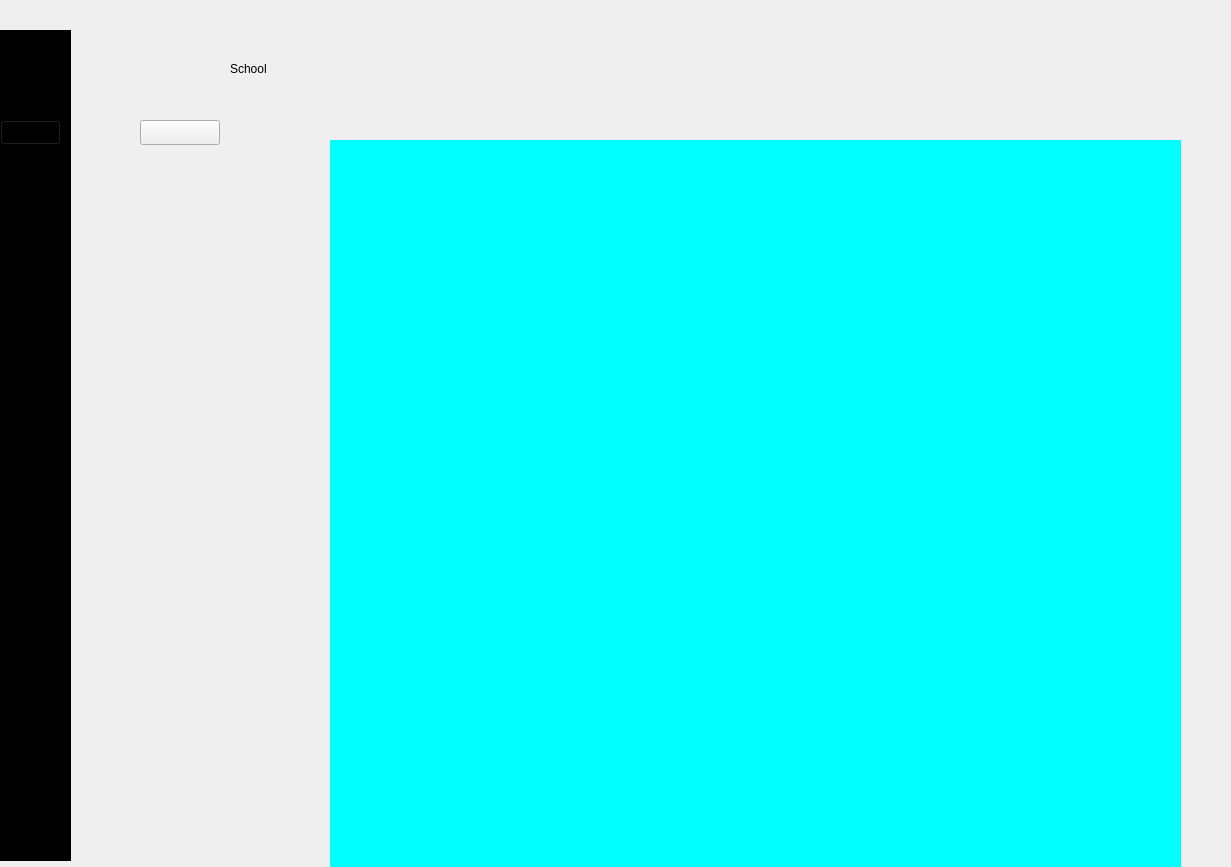
<?xml version="1.0" encoding="UTF-8"?>
<ui version="4.0">
 <class>MainWindow</class>
 <widget class="QMainWindow" name="MainWindow">
  <property name="geometry">
   <rect>
    <x>0</x>
    <y>0</y>
    <width>1231</width>
    <height>867</height>
   </rect>
  </property>
  <property name="minimumSize">
   <size>
    <width>1231</width>
    <height>867</height>
   </size>
  </property>
  <property name="windowTitle">
   <string>MainWindow</string>
  </property>
  <widget class="QWidget" name="centralwidget">
   <widget class="QWidget" name="Icon_only" native="true">
    <property name="geometry">
     <rect>
      <x>0</x>
      <y>30</y>
      <width>71</width>
      <height>831</height>
     </rect>
    </property>
    <property name="styleSheet">
     <string notr="true">QWidget{
	background-color: rgb(0, 0, 0);
}</string>
    </property>
    <widget class="QPushButton" name="pushButton">
     <property name="geometry">
      <rect>
       <x>0</x>
       <y>90</y>
       <width>61</width>
       <height>25</height>
      </rect>
     </property>
     <property name="text">
      <string/>
     </property>
    </widget>
    <widget class="QLabel" name="label_2">
     <property name="geometry">
      <rect>
       <x>10</x>
       <y>30</y>
       <width>40</width>
       <height>40</height>
      </rect>
     </property>
     <property name="minimumSize">
      <size>
       <width>40</width>
       <height>40</height>
      </size>
     </property>
     <property name="maximumSize">
      <size>
       <width>40</width>
       <height>40</height>
      </size>
     </property>
     <property name="text">
      <string/>
     </property>
     <property name="pixmap">
      <pixmap resource="resources.qrc">:/imgs/logo.png</pixmap>
     </property>
     <property name="scaledContents">
      <bool>true</bool>
     </property>
    </widget>
   </widget>
   <widget class="QWidget" name="icon_text" native="true">
    <property name="geometry">
     <rect>
      <x>80</x>
      <y>30</y>
      <width>244</width>
      <height>831</height>
     </rect>
    </property>
    <property name="minimumSize">
     <size>
      <width>244</width>
      <height>831</height>
     </size>
    </property>
    <widget class="QPushButton" name="pushButton_2">
     <property name="geometry">
      <rect>
       <x>60</x>
       <y>90</y>
       <width>80</width>
       <height>25</height>
      </rect>
     </property>
     <property name="text">
      <string/>
     </property>
    </widget>
    <widget class="QLabel" name="label">
     <property name="geometry">
      <rect>
       <x>20</x>
       <y>30</y>
       <width>40</width>
       <height>40</height>
      </rect>
     </property>
     <property name="minimumSize">
      <size>
       <width>40</width>
       <height>40</height>
      </size>
     </property>
     <property name="maximumSize">
      <size>
       <width>40</width>
       <height>40</height>
      </size>
     </property>
     <property name="text">
      <string/>
     </property>
     <property name="pixmap">
      <pixmap resource="resources.qrc">:/imgs/logo.png</pixmap>
     </property>
     <property name="scaledContents">
      <bool>true</bool>
     </property>
    </widget>
    <widget class="QLabel" name="label_3">
     <property name="geometry">
      <rect>
       <x>150</x>
       <y>30</y>
       <width>54</width>
       <height>17</height>
      </rect>
     </property>
     <property name="text">
      <string>School</string>
     </property>
    </widget>
   </widget>
   <widget class="QWidget" name="main_screen" native="true">
    <property name="geometry">
     <rect>
      <x>330</x>
      <y>140</y>
      <width>851</width>
      <height>755</height>
     </rect>
    </property>
    <property name="minimumSize">
     <size>
      <width>244</width>
      <height>741</height>
     </size>
    </property>
    <property name="styleSheet">
     <string notr="true">background-color: rgb(0, 255, 255);</string>
    </property>
   </widget>
   <widget class="QWidget" name="header" native="true">
    <property name="geometry">
     <rect>
      <x>330</x>
      <y>30</y>
      <width>851</width>
      <height>101</height>
     </rect>
    </property>
    <property name="minimumSize">
     <size>
      <width>244</width>
      <height>71</height>
     </size>
    </property>
   </widget>
  </widget>
 </widget>
 <resources>
  <include location="resources.qrc"/>
 </resources>
 <connections/>
</ui>
